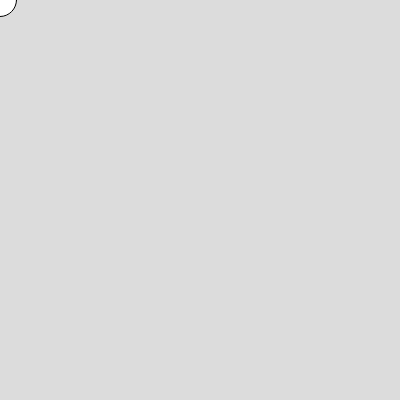
Frame 1 (no input)
Frame 60 (no input): identical to frame 1, image omitted
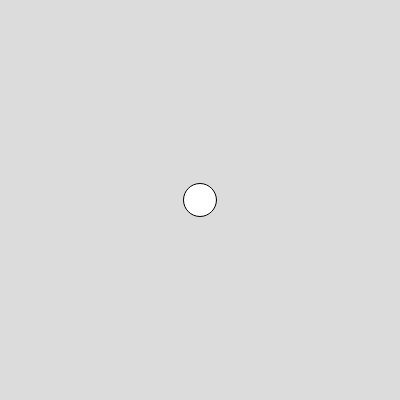
Frame 120 (the mouse pressed at the canvas centre since frame 60)

The p5.js sketch that drew these frames (run headless with seeded random() and noise() and a simulated clock; from frame 60 on, the mouse is pressed at the canvas centre):

// p5.js sketch
// ── sketch.js
function setup() {
  createCanvas(400, 400);
}

function draw() {
  background(220);
  ellipse(mouseX, mouseY, 33, 33)
}
